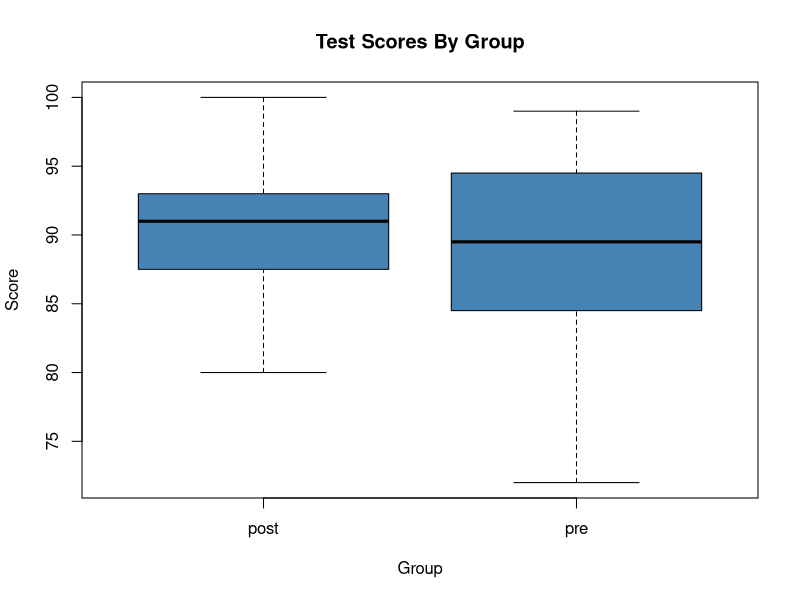

Here is the R script that generated this plot: (Note: this script raises an error after producing the figure.)
# A paired samples t-test is a statistical test that compares
# the means of two samples when each observation in one sample
# can be paired with an observation in the other sample.

# create the dataset
data <- data.frame(score = c(85 ,85, 78, 78, 92, 94, 91, 85, 72, 97,
                             84, 95, 99, 80, 90, 88, 95, 90, 96, 89,
                             84, 88, 88, 90, 92, 93, 91, 85, 80, 93,
                             97, 100, 93, 91, 90, 87, 94, 83, 92, 95),
                   group=c(rep("pre", 20), rep("post", 20)))

# view the dataset
data

# visualize the differences
# load dplyr library
library("dplyr")

# find sample size, mean, and satandard deviation for each group
data %>% 
  group_by(group) %>% 
  summarize(
    count = n(),
    mean = mean(score),
    sd = sd(score)
  )

# we can aslo boxplots using the boxplot() function
boxplot(score ~ group,
        data = data,
        main = "Test Scores By Group", 
        xlab = "Group",
        ylab = "Score", 
        col = "steelblue",
        border = "black")


# To find out if the difference between the means for these two
# groups is statistically significant, we can proceed to conduct
# a paired t-test.

# conduct a Paired t-test

# Before we conduct the paired t-test, we should check that the
# distribution of differences is normally (or approximately normally)
# distributed. To do so, we can create a new vector defined as the
# difference between the pre and post scores, and perform a
# shapiro-wilk test for normality on this vector of values

# define new vector for differences between post and pre scores
differences <- with(data, score[group == "post"] - score[group == "pre"])

# perform shapiro-wilk test for normality on this  vector of values
shapiro.test(differences)

# We can use the following code to conduct a paired t-test:
t.test(score ~ group, data = data, paired = TRUE)
